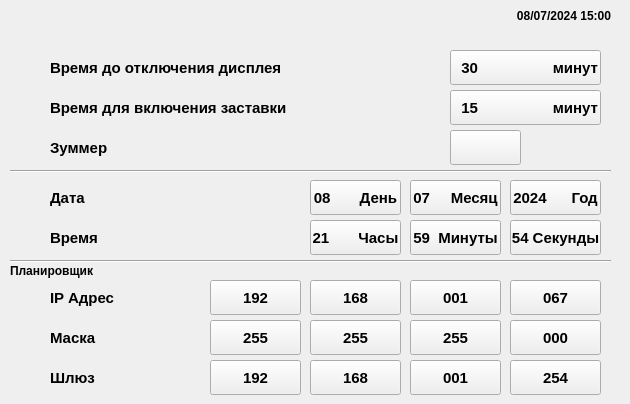
     <widget class="QWidget" name="Settings_Panel_Settings_page">
      <widget class="Line" name="line_4">
       <property name="geometry">
        <rect>
         <x>10</x>
         <y>170</y>
         <width>601</width>
         <height>2</height>
        </rect>
       </property>
       <property name="frameShadow">
        <enum>QFrame::Sunken</enum>
       </property>
       <property name="orientation">
        <enum>Qt::Horizontal</enum>
       </property>
      </widget>
      <widget class="QLabel" name="label_64">
       <property name="geometry">
        <rect>
         <x>50</x>
         <y>50</y>
         <width>261</width>
         <height>35</height>
        </rect>
       </property>
       <property name="font">
        <font>
         <family>Arial</family>
         <pointsize>11</pointsize>
         <weight>75</weight>
         <bold>true</bold>
        </font>
       </property>
       <property name="text">
        <string>Время до отключения дисплея</string>
       </property>
      </widget>
      <widget class="Line" name="line_5">
       <property name="geometry">
        <rect>
         <x>10</x>
         <y>260</y>
         <width>601</width>
         <height>2</height>
        </rect>
       </property>
       <property name="frameShadow">
        <enum>QFrame::Sunken</enum>
       </property>
       <property name="orientation">
        <enum>Qt::Horizontal</enum>
       </property>
      </widget>
      <widget class="QLabel" name="label_44">
       <property name="geometry">
        <rect>
         <x>10</x>
         <y>260</y>
         <width>171</width>
         <height>21</height>
        </rect>
       </property>
       <property name="font">
        <font>
         <family>Arial</family>
         <pointsize>9</pointsize>
         <weight>75</weight>
         <bold>true</bold>
        </font>
       </property>
       <property name="text">
        <string>Планировщик</string>
       </property>
      </widget>
      <widget class="QLabel" name="label_15">
       <property name="geometry">
        <rect>
         <x>10</x>
         <y>280</y>
         <width>40</width>
         <height>35</height>
        </rect>
       </property>
       <property name="text">
        <string/>
       </property>
      </widget>
      <widget class="QLabel" name="label_65">
       <property name="geometry">
        <rect>
         <x>50</x>
         <y>280</y>
         <width>100</width>
         <height>35</height>
        </rect>
       </property>
       <property name="font">
        <font>
         <family>Arial</family>
         <pointsize>11</pointsize>
         <weight>75</weight>
         <bold>true</bold>
        </font>
       </property>
       <property name="text">
        <string>IP Адрес</string>
       </property>
      </widget>
      <widget class="QLabel" name="label_14">
       <property name="geometry">
        <rect>
         <x>10</x>
         <y>320</y>
         <width>40</width>
         <height>35</height>
        </rect>
       </property>
       <property name="text">
        <string/>
       </property>
      </widget>
      <widget class="QLabel" name="label_13">
       <property name="geometry">
        <rect>
         <x>10</x>
         <y>360</y>
         <width>40</width>
         <height>35</height>
        </rect>
       </property>
       <property name="text">
        <string/>
       </property>
      </widget>
      <widget class="QLabel" name="label_66">
       <property name="geometry">
        <rect>
         <x>50</x>
         <y>320</y>
         <width>100</width>
         <height>35</height>
        </rect>
       </property>
       <property name="font">
        <font>
         <family>Arial</family>
         <pointsize>11</pointsize>
         <weight>75</weight>
         <bold>true</bold>
        </font>
       </property>
       <property name="text">
        <string>Маска</string>
       </property>
      </widget>
      <widget class="QLabel" name="label_67">
       <property name="geometry">
        <rect>
         <x>50</x>
         <y>360</y>
         <width>100</width>
         <height>35</height>
        </rect>
       </property>
       <property name="font">
        <font>
         <family>Arial</family>
         <pointsize>11</pointsize>
         <weight>75</weight>
         <bold>true</bold>
        </font>
       </property>
       <property name="text">
        <string>Шлюз</string>
       </property>
      </widget>
      <widget class="QLabel" name="shield_12_label">
       <property name="geometry">
        <rect>
         <x>170</x>
         <y>280</y>
         <width>40</width>
         <height>35</height>
        </rect>
       </property>
       <property name="text">
        <string/>
       </property>
      </widget>
      <widget class="QLabel" name="shield_13_label">
       <property name="geometry">
        <rect>
         <x>170</x>
         <y>320</y>
         <width>40</width>
         <height>35</height>
        </rect>
       </property>
       <property name="text">
        <string/>
       </property>
      </widget>
      <widget class="QLabel" name="shield_14_label">
       <property name="geometry">
        <rect>
         <x>170</x>
         <y>360</y>
         <width>40</width>
         <height>35</height>
        </rect>
       </property>
       <property name="text">
        <string/>
       </property>
      </widget>
      <widget class="QLabel" name="shield_7_label">
       <property name="geometry">
        <rect>
         <x>410</x>
         <y>50</y>
         <width>40</width>
         <height>35</height>
        </rect>
       </property>
       <property name="text">
        <string/>
       </property>
      </widget>
      <widget class="QLabel" name="shield_8_label">
       <property name="geometry">
        <rect>
         <x>410</x>
         <y>90</y>
         <width>40</width>
         <height>35</height>
        </rect>
       </property>
       <property name="text">
        <string/>
       </property>
      </widget>
      <widget class="QLabel" name="shield_9_label">
       <property name="geometry">
        <rect>
         <x>410</x>
         <y>130</y>
         <width>40</width>
         <height>35</height>
        </rect>
       </property>
       <property name="text">
        <string/>
       </property>
      </widget>
      <widget class="QLabel" name="label_18">
       <property name="geometry">
        <rect>
         <x>10</x>
         <y>130</y>
         <width>40</width>
         <height>35</height>
        </rect>
       </property>
       <property name="text">
        <string/>
       </property>
      </widget>
      <widget class="QLabel" name="label_17">
       <property name="geometry">
        <rect>
         <x>10</x>
         <y>90</y>
         <width>40</width>
         <height>35</height>
        </rect>
       </property>
       <property name="text">
        <string/>
       </property>
      </widget>
      <widget class="QLabel" name="label_16">
       <property name="geometry">
        <rect>
         <x>10</x>
         <y>50</y>
         <width>40</width>
         <height>35</height>
        </rect>
       </property>
       <property name="text">
        <string/>
       </property>
      </widget>
      <widget class="QLabel" name="label_73">
       <property name="geometry">
        <rect>
         <x>50</x>
         <y>90</y>
         <width>261</width>
         <height>35</height>
        </rect>
       </property>
       <property name="font">
        <font>
         <family>Arial</family>
         <pointsize>11</pointsize>
         <weight>75</weight>
         <bold>true</bold>
        </font>
       </property>
       <property name="text">
        <string>Время для включения заставки</string>
       </property>
      </widget>
      <widget class="QLabel" name="label_74">
       <property name="geometry">
        <rect>
         <x>50</x>
         <y>130</y>
         <width>261</width>
         <height>35</height>
        </rect>
       </property>
       <property name="font">
        <font>
         <family>Arial</family>
         <pointsize>11</pointsize>
         <weight>75</weight>
         <bold>true</bold>
        </font>
       </property>
       <property name="text">
        <string>Зуммер</string>
       </property>
      </widget>
      <widget class="QPushButton" name="panel_settings_screensaver_activation_time_pushButton">
       <property name="geometry">
        <rect>
         <x>450</x>
         <y>90</y>
         <width>151</width>
         <height>35</height>
        </rect>
       </property>
       <property name="font">
        <font>
         <family>Arial</family>
         <pointsize>11</pointsize>
         <weight>75</weight>
         <bold>true</bold>
        </font>
       </property>
       <property name="text">
        <string>  15                  минут</string>
       </property>
      </widget>
      <widget class="QPushButton" name="panel_settings_display_disable_time_pushButton">
       <property name="geometry">
        <rect>
         <x>450</x>
         <y>50</y>
         <width>151</width>
         <height>35</height>
        </rect>
       </property>
       <property name="font">
        <font>
         <family>Arial</family>
         <pointsize>11</pointsize>
         <weight>75</weight>
         <bold>true</bold>
        </font>
       </property>
       <property name="text">
        <string>  30                  минут</string>
       </property>
      </widget>
      <widget class="QPushButton" name="panel_settings_buzzer_pushButton">
       <property name="geometry">
        <rect>
         <x>450</x>
         <y>130</y>
         <width>71</width>
         <height>35</height>
        </rect>
       </property>
       <property name="font">
        <font>
         <family>Arial</family>
         <pointsize>11</pointsize>
         <weight>75</weight>
         <bold>true</bold>
        </font>
       </property>
       <property name="text">
        <string/>
       </property>
      </widget>
      <widget class="QPushButton" name="panel_settings_date_year_pushButton">
       <property name="geometry">
        <rect>
         <x>510</x>
         <y>180</y>
         <width>91</width>
         <height>35</height>
        </rect>
       </property>
       <property name="font">
        <font>
         <family>Arial</family>
         <pointsize>11</pointsize>
         <weight>75</weight>
         <bold>true</bold>
        </font>
       </property>
       <property name="text">
        <string>2024      Год</string>
       </property>
      </widget>
      <widget class="QPushButton" name="panel_settings_time_seconds_pushButton">
       <property name="geometry">
        <rect>
         <x>510</x>
         <y>220</y>
         <width>91</width>
         <height>35</height>
        </rect>
       </property>
       <property name="font">
        <font>
         <family>Arial</family>
         <pointsize>11</pointsize>
         <weight>75</weight>
         <bold>true</bold>
        </font>
       </property>
       <property name="text">
        <string>54 Секунды</string>
       </property>
      </widget>
      <widget class="QPushButton" name="panel_settings_time_minutes_pushButton">
       <property name="geometry">
        <rect>
         <x>410</x>
         <y>220</y>
         <width>91</width>
         <height>35</height>
        </rect>
       </property>
       <property name="font">
        <font>
         <family>Arial</family>
         <pointsize>11</pointsize>
         <weight>75</weight>
         <bold>true</bold>
        </font>
       </property>
       <property name="text">
        <string>59  Минуты</string>
       </property>
      </widget>
      <widget class="QPushButton" name="panel_settings_date_month_pushButton">
       <property name="geometry">
        <rect>
         <x>410</x>
         <y>180</y>
         <width>91</width>
         <height>35</height>
        </rect>
       </property>
       <property name="font">
        <font>
         <family>Arial</family>
         <pointsize>11</pointsize>
         <weight>75</weight>
         <bold>true</bold>
        </font>
       </property>
       <property name="text">
        <string>07     Месяц</string>
       </property>
      </widget>
      <widget class="QPushButton" name="panel_settings_date_day_pushButton">
       <property name="geometry">
        <rect>
         <x>310</x>
         <y>180</y>
         <width>91</width>
         <height>35</height>
        </rect>
       </property>
       <property name="font">
        <font>
         <family>Arial</family>
         <pointsize>11</pointsize>
         <weight>75</weight>
         <bold>true</bold>
        </font>
       </property>
       <property name="text">
        <string>08       День</string>
       </property>
      </widget>
      <widget class="QPushButton" name="panel_settings_time_hour_pushButton">
       <property name="geometry">
        <rect>
         <x>310</x>
         <y>220</y>
         <width>91</width>
         <height>35</height>
        </rect>
       </property>
       <property name="font">
        <font>
         <family>Arial</family>
         <pointsize>11</pointsize>
         <weight>75</weight>
         <bold>true</bold>
        </font>
       </property>
       <property name="text">
        <string>21       Часы</string>
       </property>
      </widget>
      <widget class="QLabel" name="shield_10_label">
       <property name="geometry">
        <rect>
         <x>270</x>
         <y>180</y>
         <width>40</width>
         <height>35</height>
        </rect>
       </property>
       <property name="text">
        <string/>
       </property>
      </widget>
      <widget class="QLabel" name="shield_11_label">
       <property name="geometry">
        <rect>
         <x>270</x>
         <y>220</y>
         <width>40</width>
         <height>35</height>
        </rect>
       </property>
       <property name="text">
        <string/>
       </property>
      </widget>
      <widget class="QLabel" name="label_109">
       <property name="geometry">
        <rect>
         <x>10</x>
         <y>220</y>
         <width>40</width>
         <height>35</height>
        </rect>
       </property>
       <property name="text">
        <string/>
       </property>
      </widget>
      <widget class="QLabel" name="label_19">
       <property name="geometry">
        <rect>
         <x>10</x>
         <y>180</y>
         <width>40</width>
         <height>35</height>
        </rect>
       </property>
       <property name="text">
        <string/>
       </property>
      </widget>
      <widget class="QLabel" name="label_75">
       <property name="geometry">
        <rect>
         <x>50</x>
         <y>180</y>
         <width>91</width>
         <height>35</height>
        </rect>
       </property>
       <property name="font">
        <font>
         <family>Arial</family>
         <pointsize>11</pointsize>
         <weight>75</weight>
         <bold>true</bold>
        </font>
       </property>
       <property name="text">
        <string>Дата</string>
       </property>
      </widget>
      <widget class="QLabel" name="label_76">
       <property name="geometry">
        <rect>
         <x>50</x>
         <y>220</y>
         <width>91</width>
         <height>35</height>
        </rect>
       </property>
       <property name="font">
        <font>
         <family>Arial</family>
         <pointsize>11</pointsize>
         <weight>75</weight>
         <bold>true</bold>
        </font>
       </property>
       <property name="text">
        <string>Время</string>
       </property>
      </widget>
      <widget class="QPushButton" name="panel_settings_ip_1_pushButton">
       <property name="geometry">
        <rect>
         <x>210</x>
         <y>280</y>
         <width>91</width>
         <height>35</height>
        </rect>
       </property>
       <property name="font">
        <font>
         <family>Arial</family>
         <pointsize>11</pointsize>
         <weight>75</weight>
         <bold>true</bold>
        </font>
       </property>
       <property name="text">
        <string>192</string>
       </property>
      </widget>
      <widget class="QPushButton" name="panel_settings_mask_1_pushButton">
       <property name="geometry">
        <rect>
         <x>210</x>
         <y>320</y>
         <width>91</width>
         <height>35</height>
        </rect>
       </property>
       <property name="font">
        <font>
         <family>Arial</family>
         <pointsize>11</pointsize>
         <weight>75</weight>
         <bold>true</bold>
        </font>
       </property>
       <property name="text">
        <string>255</string>
       </property>
      </widget>
      <widget class="QPushButton" name="panel_settings_gateway_1_pushButton">
       <property name="geometry">
        <rect>
         <x>210</x>
         <y>360</y>
         <width>91</width>
         <height>35</height>
        </rect>
       </property>
       <property name="font">
        <font>
         <family>Arial</family>
         <pointsize>11</pointsize>
         <weight>75</weight>
         <bold>true</bold>
        </font>
       </property>
       <property name="text">
        <string>192</string>
       </property>
      </widget>
      <widget class="QPushButton" name="panel_settings_ip_4_pushButton">
       <property name="geometry">
        <rect>
         <x>510</x>
         <y>280</y>
         <width>91</width>
         <height>35</height>
        </rect>
       </property>
       <property name="font">
        <font>
         <family>Arial</family>
         <pointsize>11</pointsize>
         <weight>75</weight>
         <bold>true</bold>
        </font>
       </property>
       <property name="text">
        <string>067</string>
       </property>
      </widget>
      <widget class="QPushButton" name="panel_settings_ip_3_pushButton">
       <property name="geometry">
        <rect>
         <x>410</x>
         <y>280</y>
         <width>91</width>
         <height>35</height>
        </rect>
       </property>
       <property name="font">
        <font>
         <family>Arial</family>
         <pointsize>11</pointsize>
         <weight>75</weight>
         <bold>true</bold>
        </font>
       </property>
       <property name="text">
        <string>001</string>
       </property>
      </widget>
      <widget class="QPushButton" name="panel_settings_ip_2_pushButton">
       <property name="geometry">
        <rect>
         <x>310</x>
         <y>280</y>
         <width>91</width>
         <height>35</height>
        </rect>
       </property>
       <property name="font">
        <font>
         <family>Arial</family>
         <pointsize>11</pointsize>
         <weight>75</weight>
         <bold>true</bold>
        </font>
       </property>
       <property name="text">
        <string>168</string>
       </property>
      </widget>
      <widget class="QPushButton" name="panel_settings_mask_2_pushButton">
       <property name="geometry">
        <rect>
         <x>310</x>
         <y>320</y>
         <width>91</width>
         <height>35</height>
        </rect>
       </property>
       <property name="font">
        <font>
         <family>Arial</family>
         <pointsize>11</pointsize>
         <weight>75</weight>
         <bold>true</bold>
        </font>
       </property>
       <property name="text">
        <string>255</string>
       </property>
      </widget>
      <widget class="QPushButton" name="panel_settings_gateway_2_pushButton">
       <property name="geometry">
        <rect>
         <x>310</x>
         <y>360</y>
         <width>91</width>
         <height>35</height>
        </rect>
       </property>
       <property name="font">
        <font>
         <family>Arial</family>
         <pointsize>11</pointsize>
         <weight>75</weight>
         <bold>true</bold>
        </font>
       </property>
       <property name="text">
        <string>168</string>
       </property>
      </widget>
      <widget class="QPushButton" name="panel_settings_gateway_3_pushButton">
       <property name="geometry">
        <rect>
         <x>410</x>
         <y>360</y>
         <width>91</width>
         <height>35</height>
        </rect>
       </property>
       <property name="font">
        <font>
         <family>Arial</family>
         <pointsize>11</pointsize>
         <weight>75</weight>
         <bold>true</bold>
        </font>
       </property>
       <property name="text">
        <string>001</string>
       </property>
      </widget>
      <widget class="QPushButton" name="panel_settings_mask_3_pushButton">
       <property name="geometry">
        <rect>
         <x>410</x>
         <y>320</y>
         <width>91</width>
         <height>35</height>
        </rect>
       </property>
       <property name="font">
        <font>
         <family>Arial</family>
         <pointsize>11</pointsize>
         <weight>75</weight>
         <bold>true</bold>
        </font>
       </property>
       <property name="text">
        <string>255</string>
       </property>
      </widget>
      <widget class="QPushButton" name="panel_settings_mask_4_pushButton">
       <property name="geometry">
        <rect>
         <x>510</x>
         <y>320</y>
         <width>91</width>
         <height>35</height>
        </rect>
       </property>
       <property name="font">
        <font>
         <family>Arial</family>
         <pointsize>11</pointsize>
         <weight>75</weight>
         <bold>true</bold>
        </font>
       </property>
       <property name="text">
        <string>000</string>
       </property>
      </widget>
      <widget class="QPushButton" name="panel_settings_gateway_4_pushButton">
       <property name="geometry">
        <rect>
         <x>510</x>
         <y>360</y>
         <width>91</width>
         <height>35</height>
        </rect>
       </property>
       <property name="font">
        <font>
         <family>Arial</family>
         <pointsize>11</pointsize>
         <weight>75</weight>
         <bold>true</bold>
        </font>
       </property>
       <property name="text">
        <string>254</string>
       </property>
      </widget>
      <widget class="QLabel" name="panel_settings_time_label">
       <property name="geometry">
        <rect>
         <x>480</x>
         <y>0</y>
         <width>141</width>
         <height>31</height>
        </rect>
       </property>
       <property name="font">
        <font>
         <family>Arial</family>
         <pointsize>9</pointsize>
         <weight>75</weight>
         <bold>true</bold>
        </font>
       </property>
       <property name="text">
        <string>08/07/2024 15:00   </string>
       </property>
       <property name="alignment">
        <set>Qt::AlignRight|Qt::AlignTrailing|Qt::AlignVCenter</set>
       </property>
      </widget>
     </widget>
